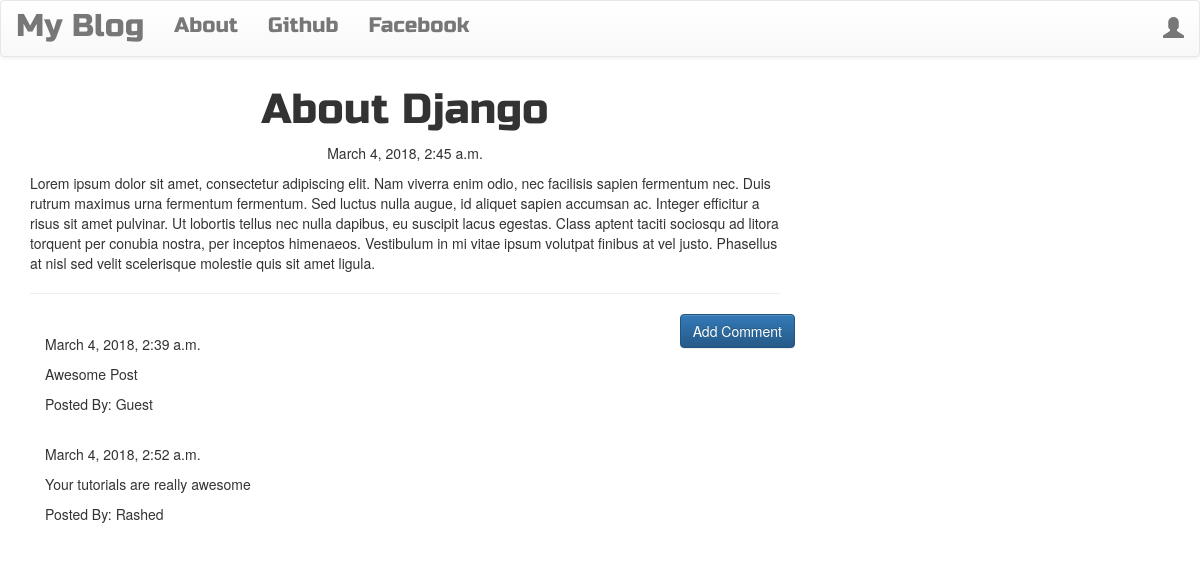
The app's page /post/2/ with its own data.
### blog/models.py (models this page shows, shortened)
class Post(models.Model):
    author = models.ForeignKey('auth.User')
    title = models.CharField(max_length=200)
    text = models.TextField()
    created_date = models.DateTimeField(default=timezone.now)
    published_date = models.DateTimeField(blank=True, null=True)

class Comment(models.Model):
    post = models.ForeignKey('blog.Post',related_name='comments')
    author = models.CharField(max_length=200)
    text = models.TextField()
    created_date = models.DateTimeField(default=timezone.now())
    approved_comment = models.BooleanField(default=False)

### blog/views.py (the view)
# urls.py: url(r'^post/(?P<pk>\d+)/$', views.PostDetailView.as_view(), name='post_detail'),
class PostDetailView(DetailView):
    model = Post

### blog/templates/blog/post_detail.html (shortened to what this page needs)
{% extends "blog/base.html" %}
{% block content %}
    <h1 class="posttitle loader">{{ post.title }}</h1>
    {% if post.published_date %}
        <div class="date postdate">
            {{ post.published_date }}
        </div>
    {% else %}
        <a class="btn btn-default" href="{% url 'post_publish' pk=post.pk %}">Publish</a>
    {% endif %}
    <p class="postcontent">{{post.text|safe|linebreaksbr}}</p>
    <hr>
    <a class="btn btn-primary btn-comment" href="{% url 'add_comment_to_post' pk=post.pk %}">Add Comment</a>
    <div class="container">
        {% for comment in post.comments.all %}
            <br>
            {% if user.is_authenticated or comment.approved_comment %}
                {{ comment.created_date }}
                <p>{{ comment.text|safe}}</p>
                <p>Posted By: {{ comment.author }}</p>
            {% endif %}
            {% empty %}
            <p>No Comments!</p>
        {% endfor %}
    </div>
{% endblock %}

### blog/templates/blog/base.html (shortened to what this page needs)
<!DOCTYPE html>
{% load static %}
<html lang="en">
<head>
    <link rel="stylesheet" href="https://maxcdn.bootstrapcdn.com/bootstrap/3.3.7/css/bootstrap.min.css">
    <link rel="stylesheet" href="https://maxcdn.bootstrapcdn.com/bootstrap/3.3.7/css/bootstrap-theme.min.css">
    <link rel="stylesheet" href="//cdn.jsdelivr.net/npm/medium-editor@latest/dist/css/medium-editor.min.css" type="text/css" media="screen" charset="utf-8">
    <link rel="stylesheet" type="text/css" href="{% static "css/blog.css" %}">
</head>
<body class='loader'>
    <nav class="navbar navbar-default techfont custom-navbar">
      <div class="container-fluid">
        <div class="navbar-header">
          <a class="navbar-brand bigbrand" href="{% url 'post_list' %}">My Blog</a>
        </div>
        <div class="collapse navbar-collapse" id="bs-example-navbar-collapse-1">
          <ul class="nav navbar-nav">
            <li><a href="{% url 'about' %}">About <span class="sr-only">(current)</span></a></li>
            <li><a href="https://github.com/rashedul-islam-khan">Github</a></li>
            <li><a href="https://facebook.com/rashedulislamkhan07">Facebook</a></li>
          </ul>
          <ul class="nav navbar-nav navbar-right">
            {% if user.is_authenticated %}
                <li><a href="{% url 'post_new' %}">New Post</a></li>
                <li><a href="{% url 'post_draft_list' %}">Drafts</a></li>
                <li><a href="{% url 'logout' %}">Log Out</a></li>
                <li><a>Welcome: {{ user.username }}</a></li>
            {% else %}
                <li><a class="nav navbar-right" href="{% url 'login' %}"><span class="glyphicon glyphicon-user"></span></a></li>
            {% endif %}
          </ul>
        </div>
      </div>
    </nav>
    <div class="content container">
        <div class="row">
            <div class="col-md-8">
                <div class="blog_posts">
                    {% block content %}
                    {% endblock %}
                </div>
            </div>
        </div>
    </div>
</body>
</html>

### blog/static/css/blog.css (style rules this page uses)
.techfont { font-family: 'Russo One', sans-serif; font-size: 1.5em; margin-bottom: 10px; }
.bigbrand { font-size: 1.5em; }
.postdate { text-align: center; }
.posttitle { font-family: 'Russo One', sans-serif; font-size: 3em; text-align: center; }
.postcontent { font-family: 'Montserrat'; font-size: 1.5em; }
.btn-comment { position: absolute; right: 0px; }
.loader { filter:hue-rotate(0deg); color:linear-gradient(45deg,#0f8,#08f); animation:hue 10000ms infinite linear; }

### records on screen
Post: title "About Django", published_date "March 4, 2018, 2:45 a.m.", text "Lorem ipsum dolor sit amet, consectetur adipiscing elit. Nam viverra enim odio, nec facilisis sapien fermentum nec. Duis rutrum maximus urna fermentum fermentum. Sed luctus nulla augue, id aliquet sapien accumsan ac. Integer efficitur a risus sit amet pulvinar. Ut lobortis tellus nec nulla dapibus, eu suscipit lacus egestas. Class aptent taciti sociosqu ad litora torquent per conubia nostra, per inceptos himenaeos. Vestibulum in mi vitae ipsum volutpat finibus at vel justo. Phasellus at nisl sed velit scelerisque molestie quis sit amet ligula."
Comment: created_date "March 4, 2018, 2:39 a.m.", text "Awesome Post", author "Guest"
Comment: created_date "March 4, 2018, 2:52 a.m.", text "Your tutorials are really awesome", author "Rashed"
